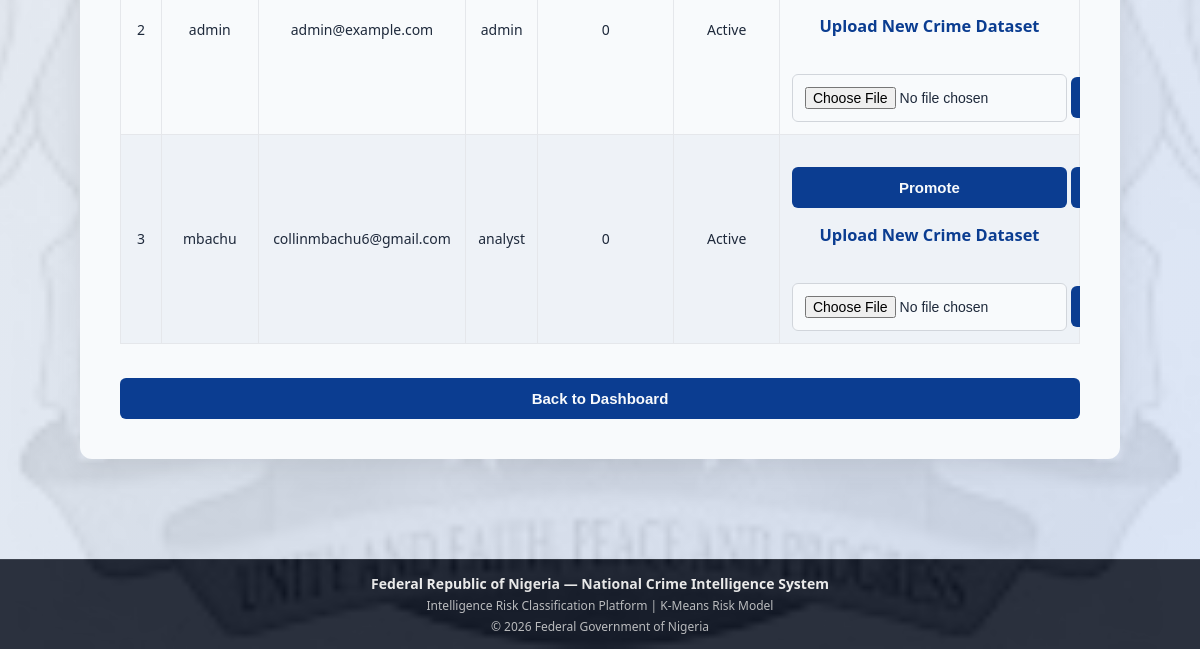
/admin (signed in, lower part), run on an earlier commit of the app's database.
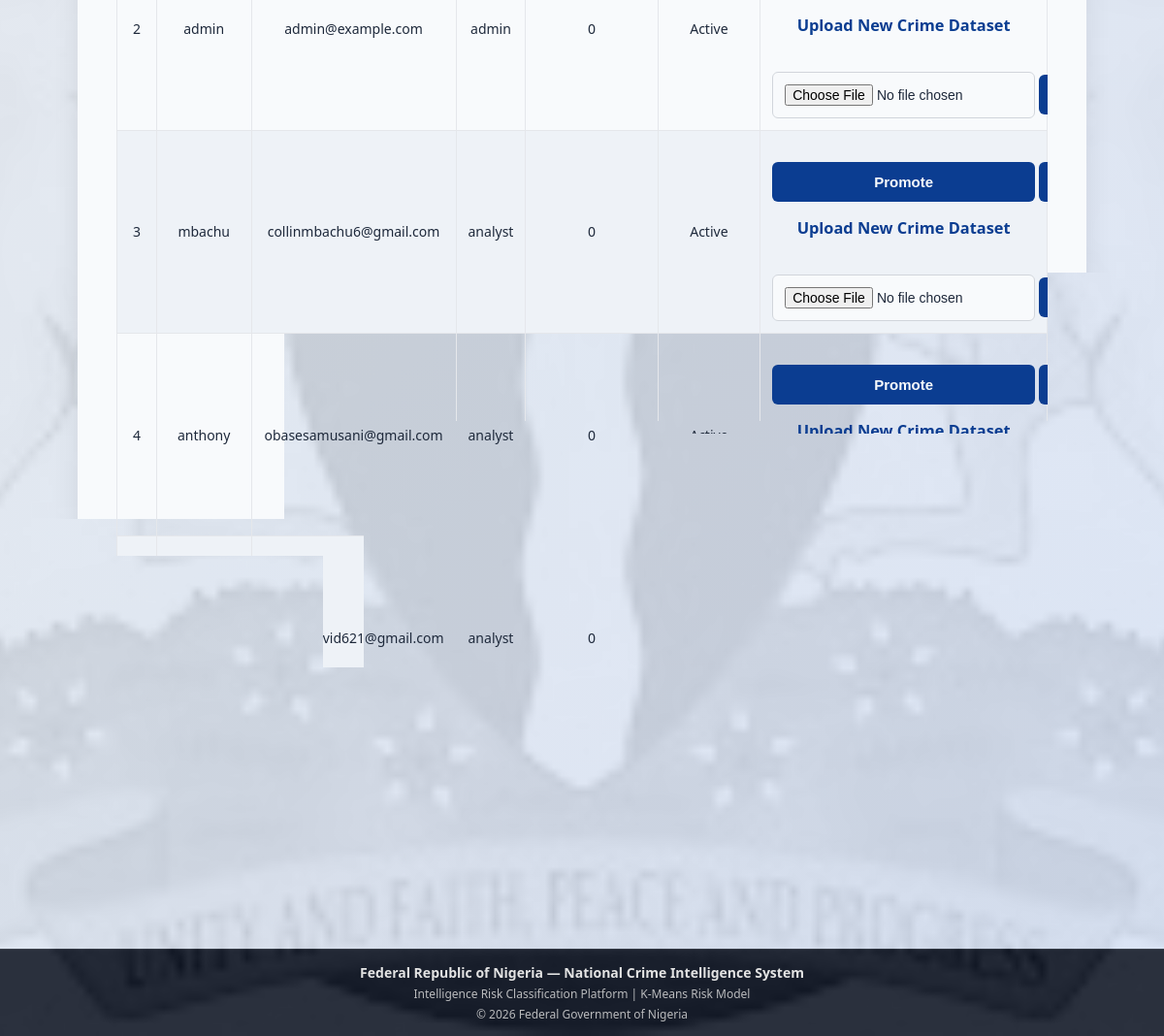
And on a later commit of the database.
### models.py (models this page shows)
class User(Base):
    __tablename__ = "users"
    id = Column(Integer, primary_key=True, index=True)
    username = Column(String, unique=True, nullable=False)
    email = Column(String, unique=True, nullable=False)
    hashed_password = Column(String, nullable=False)
    role = Column(String, default="analyst")
    failed_attempts = Column(Integer, default=0)
    lock_until = Column(DateTime, nullable=True)
    reset_token = Column(String, nullable=True)
    reset_expiry = Column(DateTime, nullable=True)
    predictions = relationship("Prediction", back_populates="user")

### main.py (the view)
@app.get("/admin")
def admin_panel(
    request: Request,
    db: Session = Depends(get_db),
    user: models.User = Depends(get_current_user)
):
    if user.role != "admin":
        return RedirectResponse("/dashboard", status_code=302)
    users = db.query(models.User).all()
    return templates.TemplateResponse(
        "admin_panel.html",
        {
            "request": request,
            "users": users,
            "user": user
        }
    )

### templates/admin_panel.html (shortened to what this page needs)
<!DOCTYPE html>
<html>
<head>
    <link rel="stylesheet" href="/static/style.css">
</head>
<body>
<div class="container">
    <div class="card">
        <table>
            {% for user in users %}
            <tr>
                <td>{{ user.id }}</td>
                <td>{{ user.username }}</td>
                <td>{{ user.email }}</td>
                <td>{{ user.role }}</td>
                <td>{{ user.failed_attempts }}</td>
                <td>
                    {% if user.lock_until %}
                        Locked
                    {% else %}
                        Active
                    {% endif %}
                </td>
                <td>
                    {% if user.role != "admin" %}
                    <form method="post" action="/admin/promote/{{ user.id }}" style="display:inline;">
                        <button type="submit" class="action-btn promote-btn">
                            Promote
                        </button>
                    </form>
                    {% endif %}
                    <form method="post" action="/admin/delete/{{ user.id }}" style="display:inline;">
                        <button type="submit"
                                class="action-btn delete-btn"
                                onclick="return confirm('Are you sure you want to delete this account?');">
                        </button>
                    </form>
                    <h3>Upload New Crime Dataset</h3>
<form method="post" action="/admin/upload-dataset" enctype="multipart/form-data">
<input type="file" name="file" accept=".csv" required>
<button>Upload & Retrain</button>
</form>
                </td>
            </tr>
            {% endfor %}
        </table>
        <br>
        <a href="/dashboard">
            <button>Back to Dashboard</button>
        </a>
    </div>
</div>
{% include "footer.html" %}
</body>
</html>

### templates/footer.html
<div class="dashboard-footer">
    <div class="footer-title">
        Federal Republic of Nigeria — National Crime Intelligence System
    </div>
    <div class="footer-meta">
        Intelligence Risk Classification Platform | K-Means Risk Model
    </div>
    <div class="footer-meta">
        © 2026 Federal Government of Nigeria
    </div>
</div>

### static/style.css (style rules this page uses)
* { box-sizing: border-box; }
body { font-family: "Segoe UI", Arial, sans-serif; background: linear-gradient(135deg, #eef2f7, #e0ecff); color: #1e293b; margin: 0; padding: 0; position: relative; }
body::before { content: ""; display: block; height: 6px; background: linear-gradient(to right, #0b3d91, #14532d); }
body::after { content: ""; position: fixed; inset: 0; background-image: url("/static/images/coat_of_arms.png"); background-repeat: no-repeat; background-position: center; background-size: cover; opacity: 0.15; filter: grayscale(100%) brightness(0.75); pointer-events: none; z-index: 0; }
.container { width: 90%; max-width: 1100px; margin: 50px auto; padding: 20px; }
.card { background: #f8fafc; padding: 40px; border-radius: 12px; margin-bottom: 30px; box-shadow: 0 8px 28px rgba(0, 0, 0, 0.08); border-top: 6px solid #0b3d91; width: 100%; max-width: 100%; overflow: hidden; position: relative; z-index: 1; }
h1, h2, h3 { color: #0b3d91; margin-bottom: 20px; text-align: center; }
input { padding: 12px; margin-top: 12px; width: 100%; border-radius: 6px; border: 1px solid #d1d5db; background: #f8fafc; font-size: 14px; transition: 0.3s ease; }
button { padding: 12px; margin-top: 20px; width: 100%; border-radius: 6px; border: none; background: #0b3d91; color: #f8fafc; font-weight: 600; font-size: 15px; cursor: pointer; transition: 0.3s ease; }
a button { margin-top: 12px; }
table { width: 100%; border-collapse: collapse; margin-top: 15px; font-size: 14px; }
th, td { padding: 12px; text-align: center; border: 1px solid #e5e7eb; }
tr:nth-child(even) { background: #eef2f7; }
.card table { display: block; overflow-x: auto; white-space: nowrap; }
.dashboard-footer { background: #111827; color: white; text-align: center; padding: 14px 10px; margin-top: 40px; border-top: 1px solid rgba(255,255,255,0.1); }
.dashboard-footer .footer-title { font-weight: 600; font-size: 14px; }
.dashboard-footer .footer-meta { font-size: 12px; opacity: 0.8; margin-top: 4px; }

What changed in the data, as far as the page shows it:
added User: id "4", username "anthony", email "obasesamusani@gmail.com", role "analyst", failed_attempts "0", shows "Active"
added User: email "masondavid621@gmail.com", role "analyst", failed_attempts "0"
